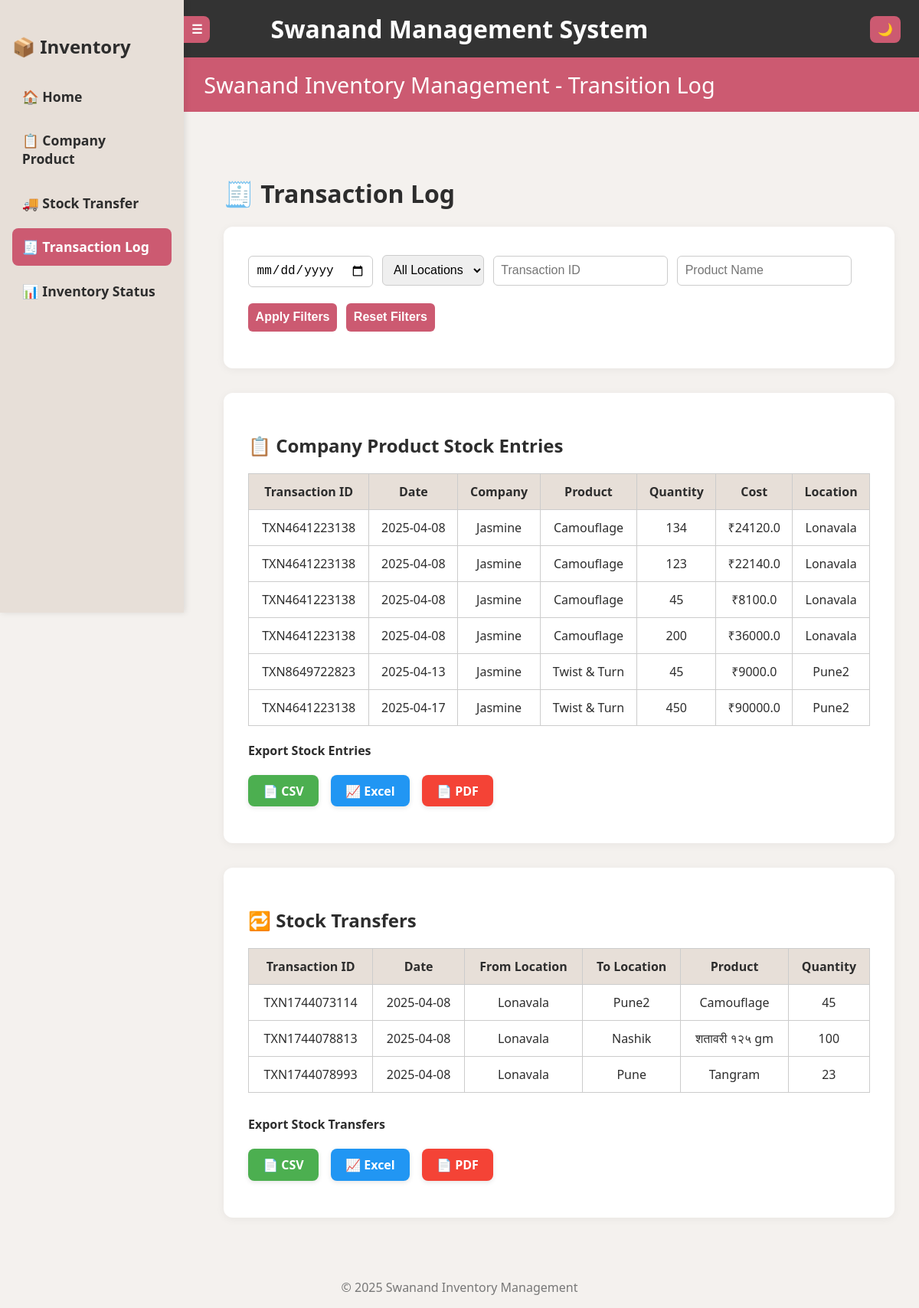
The app's page /transaction-log/ (signed in) with its own data.
### invent/models.py (models this page shows, shortened)
class Transaction(models.Model):
    transaction_id = models.CharField(max_length=20, unique=True, editable=False)
    date = models.DateTimeField(default=timezone.now)

class Company(models.Model):
    name = models.CharField(max_length=100)
    category = models.CharField(max_length=100, blank=True)

class Product(models.Model):
    company = models.ForeignKey(Company, on_delete=models.CASCADE)
    name = models.CharField(max_length=100)
    cost = models.DecimalField(max_digits=10, decimal_places=2)

class Inventory(models.Model):
    product = models.ForeignKey(Product, on_delete=models.CASCADE)
    location = models.CharField(max_length=100, choices=LOCATION_CHOICES)
    quantity = models.PositiveIntegerField(default=0)

class StockTransfer(models.Model):
    transaction_id = models.CharField(max_length=20, unique=True, editable=False)
    product = models.ForeignKey(Product, on_delete=models.CASCADE)
    from_location = models.CharField(max_length=100, choices=LOCATION_CHOICES)
    to_location = models.CharField(max_length=100, choices=LOCATION_CHOICES)
    quantity = models.PositiveIntegerField()
    timestamp = models.DateTimeField(default=timezone.now)

### invent/views.py (the view)
# urls.py: path('transaction-log/', views.transaction_log_view, name='transaction_log'),
@login_required
def transaction_log_view(request):
    date = request.GET.get('date')
    location = request.GET.get('location')
    transaction_id = request.GET.get('transaction_id')
    product_name = request.GET.get('product_name')
    stock_entries = StockEntry.objects.select_related('product__company', 'transaction')
    transfers = StockTransfer.objects.select_related('product')
    stock_entries_data = []
    stock_transfers_data = []
    if date:
        stock_entries = stock_entries.filter(date=date)
        transfers = transfers.filter(timestamp__date=date)
    if location:
        stock_entries = stock_entries.filter(location__icontains=location)
        transfers = transfers.filter(Q(from_location__icontains=location) | Q(to_location__icontains=location))
    if transaction_id:
        stock_entries = stock_entries.filter(transaction__transaction_id__iexact=transaction_id)
        transfers = transfers.filter(transaction_id__iexact=transaction_id)
    if product_name:
        stock_entries = stock_entries.filter(product__name__icontains=product_name)
        transfers = transfers.filter(product__name__icontains=product_name)
    for entry in stock_entries:
        inventory = Inventory.objects.filter(product=entry.product).first()
        location = inventory.location if inventory else "Unknown"
        stock_entries_data.append({
            "transactionId": entry.transaction.transaction_id if entry.transaction else "Staged",
            "date": entry.date.isoformat(),
            "company": entry.product.company.name,
            "product": entry.product.name,
            "quantity": entry.quantity,
            "totalCost": float(entry.total_cost),
            "location": location  # Use fetched location
        })
    stock_transfers_data = [
        {
            "transactionId": transfer.transaction_id,
            "date": transfer.timestamp.date().isoformat(),
            "fromLocation": transfer.from_location,
            "toLocation": transfer.to_location,
            "product": transfer.product.name,
            "quantity": transfer.quantity
        } for transfer in transfers
    ]
    return render(request, 'invent/transaction_log.html', {
        'stock_entries': stock_entries_data,
        'stock_transfers': stock_transfers_data,
        'locations': [choice[0] for choice in LOCATION_CHOICES],
    })

### invent/models.py (called while the page is built)
    @property
    def total_cost(self):
        return self.quantity * self.product.cost

### invent/templates/invent/transaction_log.html (shortened to what this page needs)
<!DOCTYPE html>
<html lang="en">
{% load static %}
<head>
  <link rel="stylesheet" href="{% static 'css/transaction_log.css' %}" />
</head>
<body>
  <div class="system-header">Swanand Management System</div>
  <header>Swanand Inventory Management - Transition Log</header>
  <button class="toggle-dark" id="toggleDarkMode">🌓</button>
  <button class="toggle-sidebar" onclick="toggleSidebar()">☰</button>
  <div class="sidebar" id="sidebar">
    <h2>📦 Inventory</h2>
    <a href="{% url 'index' %}">🏠 Home</a>
    <a href="{% url 'company_product' %}">📋 Company Product</a>
    <a href="{% url 'stock_transfer' %}">🚚 Stock Transfer</a>
    <a href="{% url 'transaction_log' %}">🧾 Transaction Log</a>
    <a href="{% url 'inventory_status' %}">📊 Inventory Status</a>
  </div>
  <div class="main-content">
    <h1>🧾 Transaction Log</h1>
    <div class="section">
      <form method="get">
        <input type="date" name="date" value="{{ request.GET.date }}">
        <select name="location">
          <option value="">All Locations</option>
        </select>
        <input type="text" name="transaction_id" placeholder="Transaction ID" value="{{ request.GET.transaction_id }}">
        <input type="text" name="product_name" placeholder="Product Name" value="{{ request.GET.product_name }}">
        <button type="submit">Apply Filters</button>
        <a href="{% url 'transaction_log' %}"><button type="button">Reset Filters</button></a>
      </form>
    </div>
    <div class="section">
      <h2>📋 Company Product Stock Entries</h2>
      <table>
        <thead>
          <tr>
            <th>Transaction ID</th>
            <th>Date</th>
            <th>Company</th>
            <th>Product</th>
            <th>Quantity</th>
            <th>Cost</th>
            <th>Location</th>
          </tr>
        </thead>
        <tbody>
          {% for entry in stock_entries %}
          <tr>
            <td>{{ entry.transactionId }}</td>
            <td>{{ entry.date}}</td>
            <td>{{ entry.company }}</td>
            <td>{{ entry.product }}</td>
            <td>{{ entry.quantity }}</td>
            <td>₹{{ entry.totalCost }}</td>
            <td>{{ entry.location }}</td>
          </tr>
          {% empty %}
          <tr><td colspan="7">No stock entries available.</td></tr>
          {% endfor %}
        </tbody>
      </table>
      <h4>Export Stock Entries</h4>
        <div class="export-buttons">
            <a href="{% url 'export_stock_entries_csv' %}" class="csv">📄 CSV</a>
            <a href="{% url 'export_stock_entries_excel' %}" class="excel">📈 Excel</a>
            <a href="{% url 'export_stock_entries_pdf' %}" class="pdf">📄 PDF</a>
        </div>
    </div>
    <div class="section">
      <h2>🔁 Stock Transfers</h2>
      <table>
        <thead>
          <tr>
            <th>Transaction ID</th>
            <th>Date</th>
            <th>From Location</th>
            <th>To Location</th>
            <th>Product</th>
            <th>Quantity</th>
          </tr>
        </thead>
        <tbody>
          {% for transfer in stock_transfers %}
          <tr>
            <td>{{ transfer.transactionId }}</td>
            <td>{{ transfer.date }}</td>
            <td>{{ transfer.fromLocation }}</td>
            <td>{{ transfer.toLocation }}</td>
            <td>{{ transfer.product }}</td>
            <td>{{ transfer.quantity }}</td>
          </tr>
          {% empty %}
          <tr><td colspan="6">No stock transfers available.</td></tr>
          {% endfor %}
        </tbody>
      </table>
      <h4 style="margin-top: 30px;">Export Stock Transfers</h4>
        <div class="export-buttons">
            <a href="{% url 'export_stock_transfers_csv' %}" class="csv">📄 CSV</a>
            <a href="{% url 'export_stock_transfers_excel' %}" class="excel">📈 Excel</a>
            <a href="{% url 'export_stock_transfers_pdf' %}" class="pdf">📄 PDF</a>
        </div>
    </div>
  </div>
  <footer>© 2025 Swanand Inventory Management</footer>
</body>
</html>

### invent/static/css/transaction_log.css (style rules this page uses)
:root { --bg-light: #f4f1ee; --bg-dark: #1d1d1d; --accent-light: #ffffff; --accent-dark: #2b2b2b; --text-light: #2d2d2d; --text-dark: #eeeeee; --primary-light: #cc5a71; --primary-dark: #444; --highlight-light: #e7dfd8; --highlight-dark: #333; }
* { box-sizing: border-box; transition: background-color 0.4s, color 0.4s; }
body { font-family: 'Segoe UI', sans-serif; margin: 0; background-color: var(--bg-light); color: var(--text-light); overflow-x: hidden; }
.system-header { background-color: #333; color: white; padding: 1rem; text-align: center; font-size: 2rem; font-weight: bold; }
header { background-color: var(--primary-light); color: white; padding: 1rem; text-align: center; font-size: 1.8rem; }
.sidebar { position: fixed; top: 0; left: 0; width: 240px; height: 100vh; background-color: var(--highlight-light); padding: 1.5rem 1rem; box-shadow: 2px 0 8px rgba(0, 0, 0, 0.1); z-index: 900; transform: translateX(0); transition: transform 0.3s ease-in-out; }
.sidebar h2 { font-size: 1.5rem; margin-bottom: 1.5rem; }
.sidebar a { display: block; font-size: 1.1rem; padding: 0.8rem; margin-bottom: 0.5rem; text-decoration: none; color: inherit; font-weight: 600; border-radius: 8px; transition: background-color 0.3s; }
.sidebar a.active { background-color: var(--primary-light); color: white; }
.toggle-dark, .toggle-sidebar { position: fixed; top: 1rem; padding: 8px 10px; border: none; color: white; border-radius: 8px; font-size: 16px; cursor: pointer; z-index: 1001; background-color: var(--primary-light); transition: background-color 0.3s, transform 0.2s ease; }
.toggle-dark { right: 1rem; }
.toggle-sidebar { left: 240px; border-radius: 0 8px 8px 0; }
.main-content { margin-left: 260px; padding: 4rem 2rem 2rem; transition: margin-left 0.3s ease-in-out; }
.section { background: var(--accent-light); border-radius: 12px; padding: 2rem; margin-bottom: 2rem; box-shadow: 0 2px 12px rgba(0, 0, 0, 0.05); }
input, select, button { padding: 0.6rem; margin: 0.3rem 0.5rem 1rem 0; font-size: 1rem; border-radius: 6px; border: 1px solid #ccc; }
button { background-color: var(--primary-light); color: white; font-weight: bold; border: none; cursor: pointer; transition: transform 0.2s; }
table { width: 100%; border-collapse: collapse; margin-top: 1rem; }
th, td { padding: 12px; border: 1px solid #ccc; text-align: center; }
th { background-color: var(--highlight-light); }
.export-buttons { margin: 1rem 0; display: flex; gap: 1rem; flex-wrap: wrap; }
.export-buttons a { text-decoration: none; padding: 0.6rem 1.2rem; border-radius: 8px; font-weight: 600; color: white; box-shadow: 0 2px 6px rgba(0, 0, 0, 0.1); transition: transform 0.2s ease, background-color 0.3s ease; }
.export-buttons a.csv { background-color: #4caf50; }
.export-buttons a.excel { background-color: #2196f3; }
.export-buttons a.pdf { background-color: #f44336; }
footer { text-align: center; padding: 1rem; color: #777; }

### records on screen
Transaction: transactionId "TXN4641223138" "TXN4641223138" "TXN4641223138" "TXN4641223138" "TXN4641223138"
Company: company "Jasmine" "Jasmine" "Jasmine" "Jasmine" "Jasmine" "Jasmine"
Product: product "Camouflage" "Camouflage" "Camouflage" "Camouflage"
Inventory: location "Lonavala" "Lonavala" "Lonavala" "Lonavala"
Transaction: transactionId "TXN8649722823"
Product: product "Twist & Turn" "Twist & Turn"
Inventory: location "Pune2" "Pune2"

### other values on screen
{{ entry.date }} "2025-04-08" "2025-04-08" "2025-04-08" "2025-04-08" "2025-04-13" "2025-04-17"
{{ entry.quantity }} "134" "123" "45" "200" "45" "450"
{{ entry.totalCost }} "24120.0" "22140.0" "8100.0" "36000.0" "9000.0" "90000.0"
{{ transfer.date }} "2025-04-08" "2025-04-08" "2025-04-08"
{{ transfer.quantity }} "45" "100" "23"
